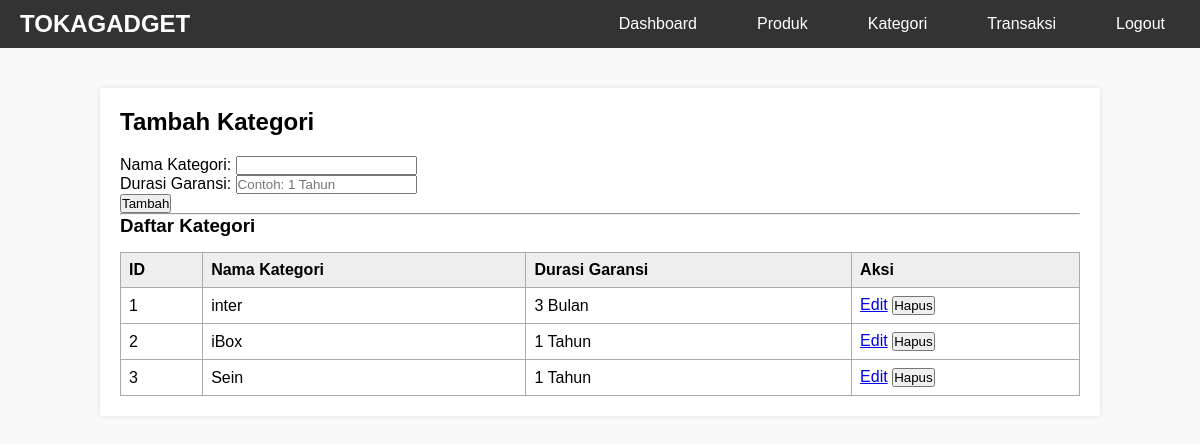
The app's page /TB_basdat/admin/kategori.php (signed in) with its own data.
### tables this page shows
CREATE TABLE kategori_produk (
    id_kategori INT PRIMARY KEY AUTO_INCREMENT,
    nama_kategori VARCHAR(50) NOT NULL,
    durasi_garansi VARCHAR(50)
);

### TB_basdat/admin/kategori.php (the view, shortened to what this page needs)
<?php
require_once '../config/database.php';
$edit_data = null;
$kategori_result = $pdo->query("SELECT * FROM kategori_produk")->fetchAll();
?>
<!DOCTYPE html>
<html>
<head>
</head>
<body>
<nav class="navbar">
    <div class="nav-container">
        <a href="../index.php" class="logo">TOKAGADGET</a>
        <ul class="nav-menu">
            <li><a href="index.php">Dashboard</a></li>
            <li><a href="produk.php">Produk</a></li>
            <li><a href="kategori.php">Kategori</a></li>
            <li><a href="transaksi.php">Transaksi</a></li>
            <li><a href="../logout.php" onclick="return confirm('Keluar dari admin?')">Logout</a></li>
        </ul>
    </div>
</nav>
<div class="container">
    <h2 style="margin-bottom: 20px;"><?php echo $edit_data ? 'Edit Kategori' : 'Tambah Kategori'; ?></h2>
    <form method="POST">
        <p>Nama Kategori:
            <input type="text" name="nama_kategori" required value="<?= $edit_data['nama_kategori'] ?? ''; ?>">
        </p>
        <p>Durasi Garansi:
            <input type="text" name="durasi_garansi" required placeholder="Contoh: 1 Tahun" value="<?= $edit_data['durasi_garansi'] ?? ''; ?>">
        </p>
        <p>
            <button type="submit"><?= $edit_data ? 'Update' : 'Tambah'; ?></button>
        </p>
    </form>
    <hr>
    <h3>Daftar Kategori</h3>
    <table>
        <tr style="background-color: #eee;">
            <th>ID</th>
            <th>Nama Kategori</th>
            <th>Durasi Garansi</th>
            <th>Aksi</th>
        </tr>
        <?php foreach ($kategori_result as $row): ?>
        <tr>
            <td><?= $row['id_kategori']; ?></td>
            <td><?= $row['nama_kategori']; ?></td>
            <td><?= $row['durasi_garansi']; ?></td>
            <td>
                <a href="kategori.php?edit=<?= $row['id_kategori']; ?>">Edit</a>
                <form method="POST" style="display:inline;" onsubmit="return confirm('Hapus kategori ini?')">
                    <button type="submit">Hapus</button>
                </form>
            </td>
        </tr>
        <?php endforeach; ?>
    </table>
</div>
</body>
</html>

### TB_basdat/admin/kategori.php (style rules this page uses)
* { margin: 0; padding: 0; box-sizing: border-box; }
body { font-family: Arial, sans-serif; background: #f9f9f9; }
.navbar { background: #333; padding: 10px 0; }
.nav-container { max-width: 1200px; margin: 0 auto; display: flex; justify-content: space-between; align-items: center; padding: 0 20px; }
.logo { color: white; font-size: 24px; font-weight: bold; text-decoration: none; }
.nav-menu { display: flex; list-style: none; }
.nav-menu li { margin-left: 30px; }
.nav-menu a { color: white; text-decoration: none; padding: 10px 15px; border-radius: 5px; transition: background 0.3s; }
.container { max-width: 1000px; margin: 40px auto; padding: 20px; background: white; box-shadow: 0 0 5px rgba(0,0,0,0.1); }
table { width: 100%; border-collapse: collapse; margin-top: 15px; }
table, th, td { border: 1px solid #aaa; }
th, td { padding: 8px; text-align: left; }

### records on screen
kategori_produk: id_kategori "1", nama_kategori "inter", durasi_garansi "3 Bulan"
kategori_produk: id_kategori "2", nama_kategori "iBox", durasi_garansi "1 Tahun"
kategori_produk: id_kategori "3", nama_kategori "Sein", durasi_garansi "1 Tahun"
